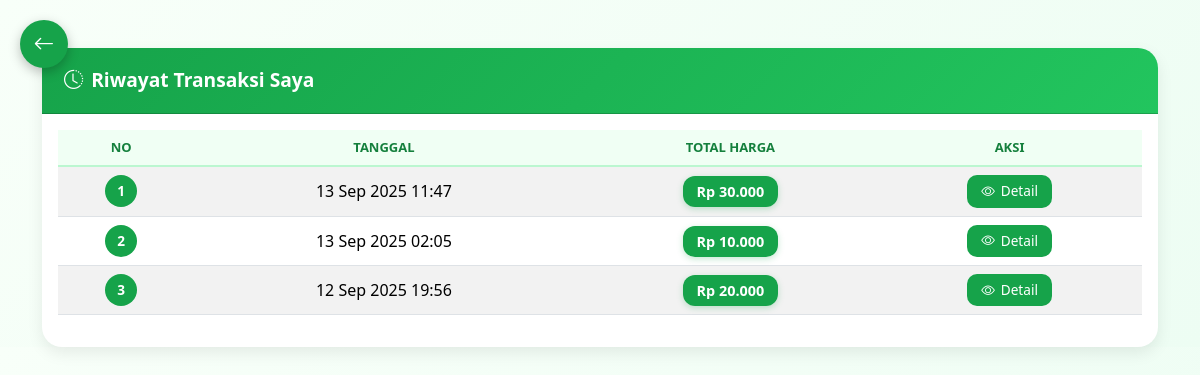
The page /riwayat_transaksi_user.php (signed in) on the database its author committed.
### tables this page shows
CREATE TABLE `tb_transaksi` (
  `id_transaksi` int NOT NULL,
  `id_pelanggan` int NOT NULL,
  `tanggal` datetime NOT NULL,
  `total_harga` int NOT NULL
);

### riwayat_transaksi_user.php (the view, shortened to what this page needs)
<?php
include "koneksi.php";
$id_pelanggan = $_SESSION['id_user'];
$sql = "
    SELECT id_transaksi, tanggal, total_harga
    FROM tb_transaksi
    WHERE id_pelanggan = '$id_pelanggan'
    ORDER BY tanggal DESC
";
$result = mysqli_query($koneksi, $sql);
?>
<!DOCTYPE html>
<html lang="id">
<head>
  <link href="https://cdn.jsdelivr.net/npm/bootstrap@5.3.2/dist/css/bootstrap.min.css" rel="stylesheet">
  <link href="https://cdn.jsdelivr.net/npm/bootstrap-icons/font/bootstrap-icons.css" rel="stylesheet">
</head>
<body>
<a href="profil2.php" class="btn-back" title="Kembali ke Profil">
  <i class="bi bi-arrow-left"></i>
</a>
<div class="container mt-5">
  <div class="card">
    <div class="card-header">
      <i class="bi bi-clock-history"></i> Riwayat Transaksi Saya
    </div>
    <div class="card-body">
      <?php if (mysqli_num_rows($result) > 0): ?>
        <div class="table-responsive d-none d-md-block">
          <table class="table table-striped table-hover align-middle text-center">
            <thead>
              <tr>
                <th>No</th>
                <th>Tanggal</th>
                <th>Total Harga</th>
                <th>Aksi</th>
              </tr>
            </thead>
            <tbody>
              <?php $no=1; while ($row = mysqli_fetch_assoc($result)): ?>
                <tr>
                  <td><span class="badge-no"><?= $no++ ?></span></td>
                  <td><?= date("d M Y H:i", strtotime($row['tanggal'])) ?></td>
                  <td><span class="badge-price">Rp <?= number_format($row['total_harga'], 0, ',', '.') ?></span></td>
                  <td>
                    <a href="detail_transaksi2.php?id=<?= $row['id_transaksi'] ?>"
                       class="action-btn view" title="Lihat Detail">
                       <i class="bi bi-eye"></i> Detail
                    </a>
                  </td>
                </tr>
              <?php endwhile; ?>
            </tbody>
          </table>
        </div>
      <?php else: ?>
        <div class="alert alert-info text-center">
          <i class="bi bi-info-circle me-2"></i> Belum ada transaksi.
        </div>
      <?php endif; ?>
    </div>
  </div>
</div>
</body>
</html>

### riwayat_transaksi_user.php (style rules this page uses)
body { background: linear-gradient(135deg, #f8fff9, #edfdf3); font-family: "Segoe UI", sans-serif; animation: fadeIn 0.6s ease-in-out; }
.card { border-radius: 20px; overflow: hidden; border: none; box-shadow: 0 6px 16px rgba(0,0,0,0.08); }
.card-header { background: linear-gradient(135deg, #16a34a, #22c55e); color: white; font-weight: 600; font-size: 1.2rem; padding: 18px 22px; display: flex; align-items: center; gap: 8px; }
.table thead th { background-color: #f0fff4; color: #15803d; font-weight: 700; text-transform: uppercase; font-size: 13px; border-bottom: 2px solid #bbf7d0; }
.badge-no { background: #16a34a; color: #fff; border-radius: 50%; width: 32px; height: 32px; display: inline-flex; align-items: center; justify-content: center; font-size: 0.85rem; font-weight: 600; }
.badge-price { background: #16a34a; color: #fff; font-weight: 600; font-size: 0.9rem; border-radius: 12px; padding: 6px 14px; box-shadow: 0 2px 6px rgba(22,163,74,0.25); }
.action-btn { border: none; padding: 6px 14px; border-radius: 10px; display: inline-flex; align-items: center; gap: 6px; font-size: 0.85rem; text-decoration: none; font-weight: 500; transition: all 0.25s ease; }
.action-btn.view { background-color: #16a34a; color: white; }
.btn-back { position: fixed; top: 20px; left: 20px; background: #16a34a; color: #fff; font-size: 1.3rem; width: 48px; height: 48px; border-radius: 50%; display: flex; align-items: center; justify-content: center; box-shadow: 0 4px 12px rgba(0,0,0,0.25); transition: all 0.3s ease; text-decoration: none; z-index: 999; }

### rows shown on the page
tb_transaksi: tanggal "13 Sep 2025 11:47", total_harga "30.000"
tb_transaksi: tanggal "13 Sep 2025 02:05", total_harga "10.000"
tb_transaksi: tanggal "12 Sep 2025 19:56", total_harga "20.000"
